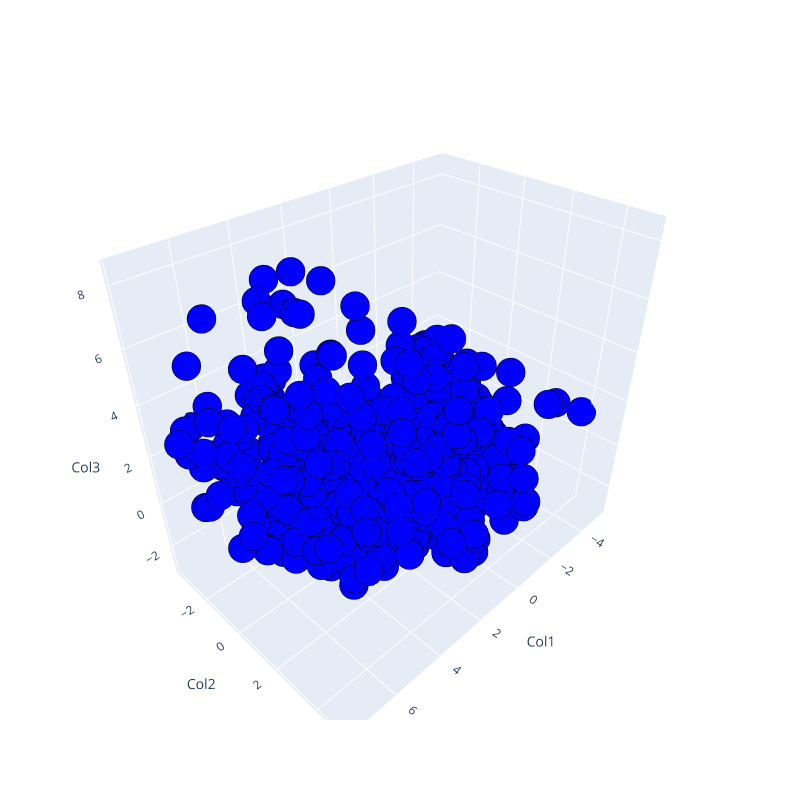

Notebook code cell kept with this figure:
### Markdown cell above
### Data reduced to 3 dimensions are visualized.

### Code cell
Scene = dict(xaxis = dict(title  = 'Col1'),yaxis = dict(title  = 'Col2'),zaxis = dict(title  = 'Col3'))
trace = go.Scatter3d(x=pca_data['col1'], y=pca_data['col2'], z=pca_data['col3'], mode='markers',marker=dict(color = 'blue', size= 10, line=dict(color= 'black',width = 10)))
layout = go.Layout(margin=dict(l=0,r=0),scene = Scene,height = 800,width = 800)
data = [trace]
fig = go.Figure(data = data, layout = layout)
fig.show()

### Figure 1 — Plotly figure (JSON) as saved in the notebook; plotly's stock layout.template omitted (floating-point values rounded to 4 significant figures; data arrays with more than 128 entries replaced by an {"elided": "..."} marker saying what was removed)
{"data": [{"marker": {"color": "blue", "line": {"color": "black", "width": 10}, "size": 10}, "mode": "markers", "type": "scatter3d", "x": {"elided": "2216 float values"}, "y": {"elided": "2216 float values"}, "z": {"elided": "2216 float values"}}], "layout": {"height": 800, "margin": {"l": 0, "r": 0}, "scene": {"xaxis": {"title": {"text": "Col1"}}, "yaxis": {"title": {"text": "Col2"}}, "zaxis": {"title": {"text": "Col3"}}}, "width": 800}}
